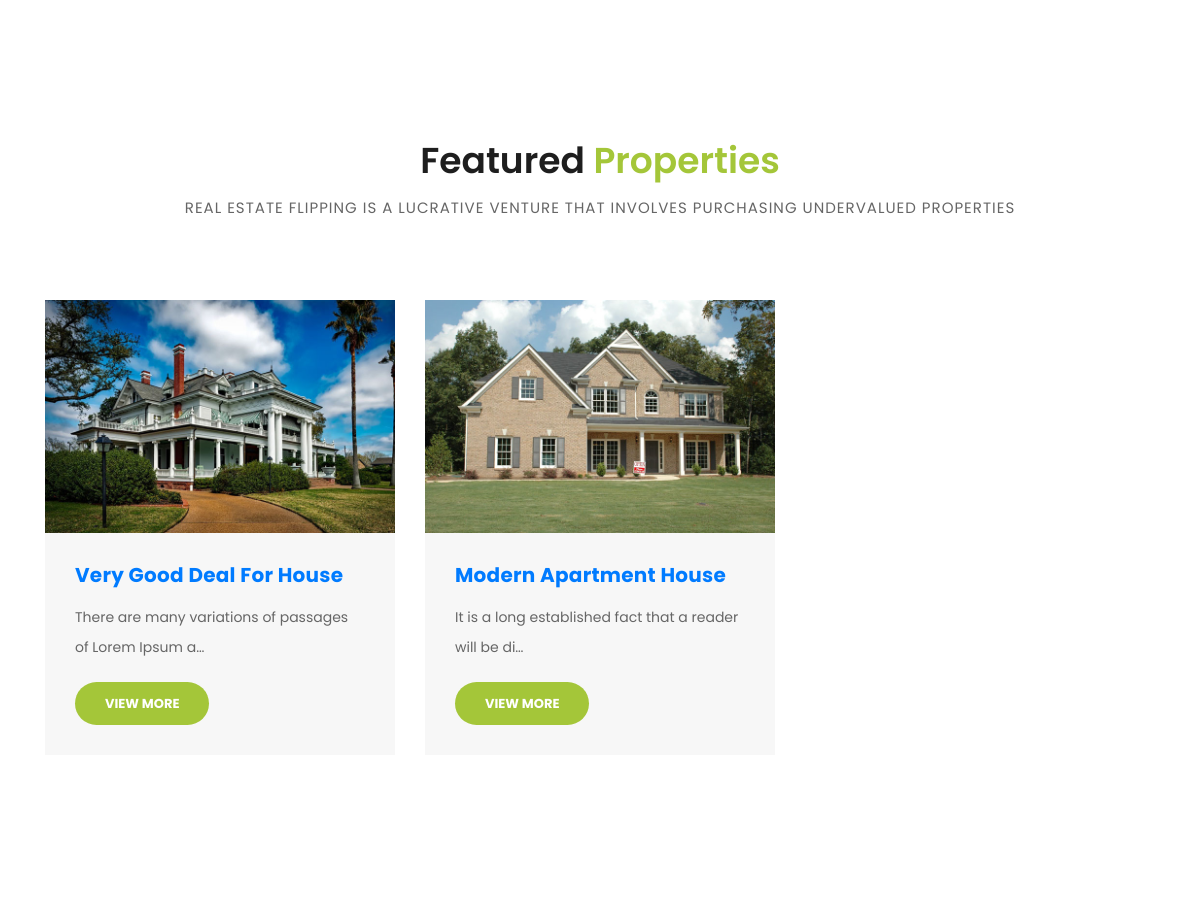
The app's page / (middle part), older data.
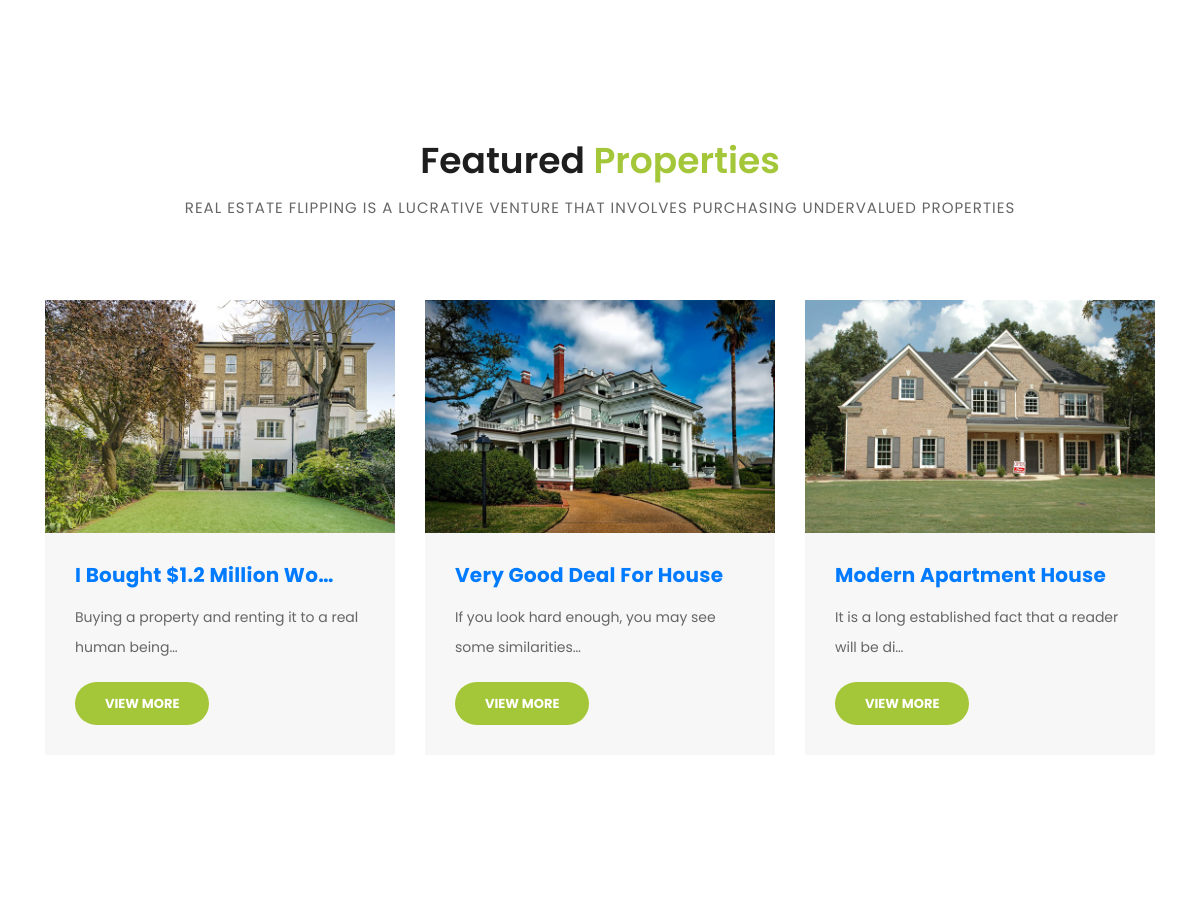
The same page, newer data.
### josepdam/models.py (models this page shows, shortened)
class ConstructionPost(models.Model):
    title = models.CharField(max_length=255)
    description = models.TextField()
    slug = models.SlugField (max_length=255)
    img = models.ImageField ( upload_to= 'image/')
    publish_date = models.DateTimeField (auto_now_add= True)
    author = models.ForeignKey(User, on_delete=models.CASCADE)
    price = models.IntegerField()
    location = models.CharField(max_length = 2200)
    class Meta:
        ordering =['-publish_date']

### josepdam/views.py (the view)
# urls.py: path('', HomeView.as_view(), name="home"),
class HomeView(ListView):
    model = ConstructionPost
    template_name = 'josep/home.html'

### templates/josep/home.html (shortened to what this page needs)
{% extends "base.html" %}
{% load static %}
{% block content%}
    <div class="services">
      <div class="container">
        <div class="row">
          <div class="col-md-12">
            <div class="section-heading">
              <h2>Featured <em>Properties</em></h2>
              <span>Real estate flipping is a lucrative venture that involves purchasing undervalued properties</span>
            </div>
          </div>
          {% for post in object_list %}
          <div class="col-md-4">
            <div class="service-item">
              <a href="{% url 'detail' post.pk %}">
                {% if post.img %}
                <img src="{{ post.img.url }}" alt="">
                {% endif %}
              </a>
              <div class="down-content">
                <h4>
                  <a href="{% url 'detail' post.pk %}">{{ post.title|truncatechars:25 }}</a>
                </h4>
                <p>{{ post.description|truncatechars:55 }}</p>
                <a href="{% url 'detail' post.pk %}" class="filled-button">View More</a>
              </div>
            </div>
            <br>
          </div>
          {% endfor %}
        </div>
      </div>
    </div>
{% endblock %}

### templates/base.html (shortened to what this page needs)
{% load static %}
<html lang="en">
  <head>
    <link href="{% static 'vendor/bootstrap/css/bootstrap.min.css' %}" rel="stylesheet">
    <link rel="stylesheet" href="{% static 'assets/css/fontawesome.css' %}">
    <link rel="stylesheet" href="{% static 'assets/css/style.css' %}">
    <link rel="stylesheet" href="{% static 'assets/css/owl.css' %}">
  </head>
  <body>
    {% block content %}
    {% endblock %}
    </body>
  </html>

### static/assets/css/style.css (style rules this page uses)
body { font-family: 'Poppins', sans-serif; overflow-x: hidden; text-rendering: optimizeLegibility; -webkit-font-smoothing: antialiased; -moz-osx-font-smoothing: grayscale; }
p { margin-bottom: 0px; font-size: 14px; color: #666666; line-height: 30px; }
a { text-decoration: none!important; }
h1,h2,h3,h4,h5,h6 { margin: 0px; }
a.filled-button { background-color: #a4c639; color: #fff; font-size: 13px; text-transform: uppercase; font-weight: 700; padding: 12px 30px; border-radius: 30px; display: inline-block; transition: all 0.3s; }
.section-heading { text-align: center; margin-bottom: 80px; }
.section-heading h2 { font-size: 36px; font-weight: 600; color: #1e1e1e; }
.section-heading em { font-style: normal; color: #a4c639; }
.section-heading span { display: block; margin-top: 15px; text-transform: uppercase; font-size: 15px; color: #666; letter-spacing: 1px; }
*, *:before, *:after { -webkit-box-sizing: border-box; box-sizing: border-box; -webkit-font-smoothing: antialiased; -moz-osx-font-smoothing: grayscale; }
.services { margin-top: 140px; }
.service-item img { width: 100%; overflow: hidden; }
.service-item .down-content { background-color: #f7f7f7; padding: 30px; }
.service-item .down-content h4 { font-size: 20px; font-weight: 700; letter-spacing: 0.25px; margin-bottom: 15px; }
.service-item .down-content p { margin-bottom: 20px; }

Row changes from the older to the newer data that the page shows:
added ConstructionPost: img (picture), title "I Bought $1.2 Million Wo…", description "Buying a property and renting it to a real human being…"
changed ConstructionPost "Very Good Deal For House": description "There are many variations of passages of Lorem Ipsum a…" → "If you look hard enough, you may see some similarities…"
